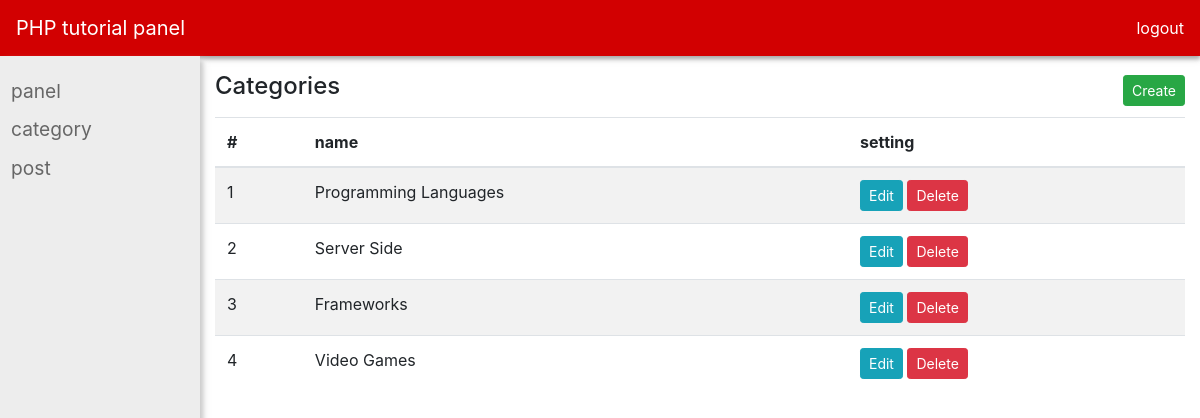
The app's page /admin/category/index.php (signed in) with its own data.
### tables this page shows
CREATE TABLE `categories` (
  `id` int(11) NOT NULL,
  `name` varchar(255) NOT NULL,
  `created_at` datetime NOT NULL,
  `updated_at` datetime DEFAULT NULL
);

### functions/helpers.php (called while the page is built, shortened)
<?php
function asset($file){
    return trim(BASE_URL, '/ ') . '/' . trim($file, '/ ');
}
function url($url){
    return trim(BASE_URL, '/ ') . '/' . trim($url, '/ ');
}

### admin/category/index.php (the view, shortened to what this page needs)
<?php
require_once '../../functions/helpers.php';
?>
<!DOCTYPE html>
<html lang="en">
<head>
    <link rel="stylesheet" href="<?= asset('assets/css/bootstrap.min.css')?>" media="all" type="text/css">
    <link rel="stylesheet" href="<?= asset('assets/css/style.css')?>" media="all" type="text/css">
</head>
<body>
<section id="app">
    <?php
        require_once '../layouts/top-nav.php';
    ?>
    <section class="container-fluid">
        <section class="row">
            <section class="col-md-2 p-0">
                <?php
                    require_once '../layouts/sidebar.php';
                ?>
            </section>
            <section class="col-md-10 pt-3">
                <section class="mb-2 d-flex justify-content-between align-items-center">
                    <h2 class="h4">Categories</h2>
                    <a href="<?= url('admin/category/create.php') ?>" class="btn btn-sm btn-success">Create</a>
                </section>
                <section class="table-responsive">
                    <table class="table table-striped table-">
                        <thead>
                        <tr>
                            <th>#</th>
                            <th>name</th>
                            <th>setting</th>
                        </tr>
                        </thead>
                        <tbody>
                        <?php
                            global $connection;
                            $query = "SELECT * FROM `categories`";
                            $statement = $connection->prepare($query);
                            $statement->execute();
                            $categories = $statement->fetchAll();
                            foreach ($categories as $category){
                        ?>
                        <tr>
                            <td><?= $category->id ?></td>
                            <td><?= $category->name ?></td>
                            <td>
                                <a href="<?= url('admin/category/edit.php?cat_id=') . $category->id; ?>" class="btn btn-info btn-sm">Edit</a>
                                <a href="<?= url('admin/category/delete.php?cat_id=') . $category->id; ?>" class="btn btn-danger btn-sm">Delete</a>
                            </td>
                        </tr>
                        <?php
                        }
                        ?>
                        </tbody>
                    </table>
                </section>
            </section>
        </section>
    </section>
</section>
</body>
</html>

### records on screen
categories: id "1", name "Programming Languages"
categories: id "2", name "Server Side"
categories: id "3", name "Frameworks"
categories: id "4", name "Video Games"
